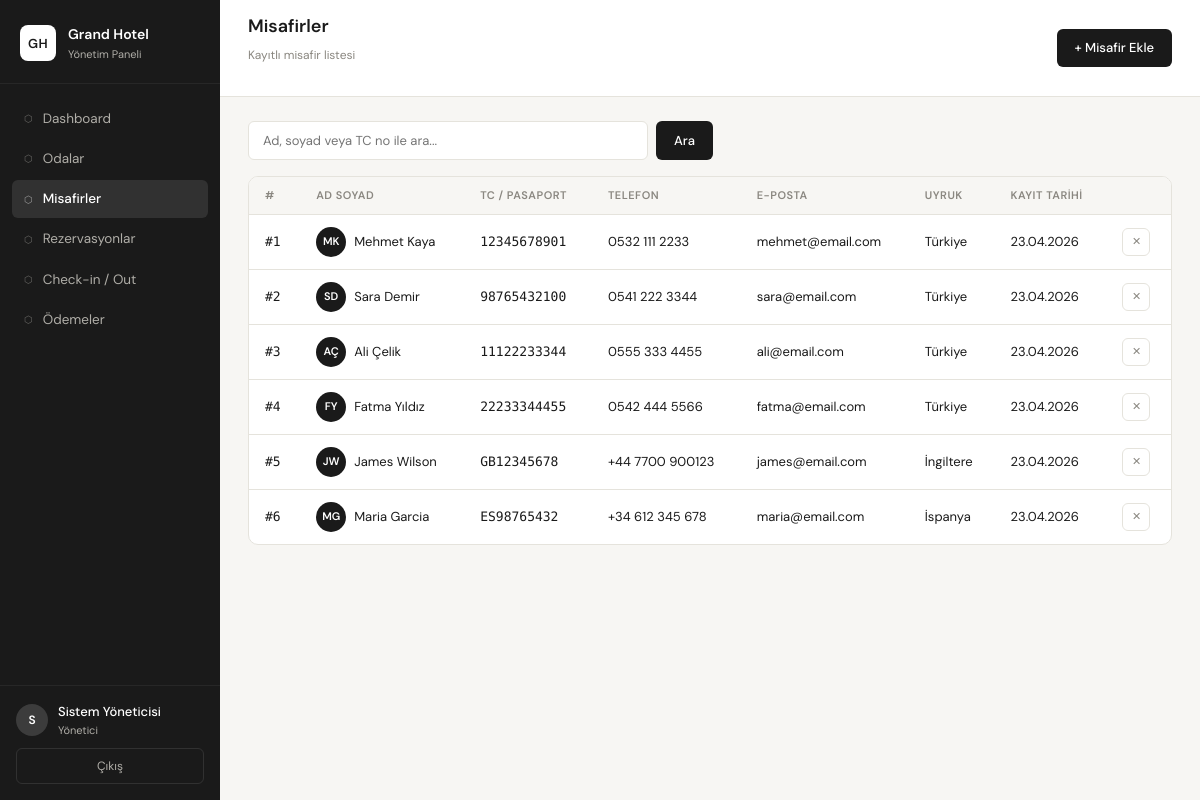
Screenshot of /guests (signed in) with the database file from the repository.
### app.py (models this page shows)
class Guest(db.Model):
    id = db.Column(db.Integer, primary_key=True)
    first_name = db.Column(db.String(50), nullable=False)
    last_name = db.Column(db.String(50), nullable=False)
    id_number = db.Column(db.String(20))
    phone = db.Column(db.String(20))
    email = db.Column(db.String(100))
    nationality = db.Column(db.String(50))
    created_at = db.Column(db.DateTime, default=datetime.utcnow)

### app.py (the view, shortened to what this page needs)
@app.route('/guests', methods=['GET', 'POST'])
@login_required
def guests():
    search = request.args.get('search', '')
    if search:
        all_guests = Guest.query.filter(
            (Guest.first_name.ilike(f'%{search}%')) |
            (Guest.last_name.ilike(f'%{search}%')) |
            (Guest.id_number.ilike(f'%{search}%'))
        ).all()
    else:
        all_guests = Guest.query.order_by(Guest.created_at.desc()).all()
    return render_template('guests.html', guests=all_guests, search=search)

### app.py (called while the page is built)
def login_required(f):
    from functools import wraps
    @wraps(f)
    def decorated(*args, **kwargs):
        if 'user_id' not in session:
            return redirect(url_for('login'))
        return f(*args, **kwargs)
    return decorated

### templates/guests.html (shortened to what this page needs)
{% extends "base.html" %}
{% block page_title %}Misafirler{% endblock %}
{% block page_sub %}Kayıtlı misafir listesi{% endblock %}
{% block topbar_right %}
<button class="btn-primary-custom" onclick="openModal('addGuestModal')">+ Misafir Ekle</button>
{% endblock %}
{% block content %}
<form method="GET" action="{{ url_for('guests') }}" class="search-bar">
  <input type="text" name="search" value="{{ search }}" placeholder="Ad, soyad veya TC no ile ara..." class="search-input">
  <button type="submit" class="btn-primary-custom">Ara</button>
</form>
<div class="card-section">
  <div class="table-wrapper">
    <table class="data-table">
      <thead>
        <tr>
          <th>#</th>
          <th>Ad Soyad</th>
          <th>TC / Pasaport</th>
          <th>Telefon</th>
          <th>E-posta</th>
          <th>Uyruk</th>
          <th>Kayıt Tarihi</th>
          <th></th>
        </tr>
      </thead>
      <tbody>
        {% for guest in guests %}
        <tr>
          <td class="mono">#{{ guest.id }}</td>
          <td>
            <div class="guest-name-cell">
              <div class="guest-avatar">{{ guest.first_name[0] }}{{ guest.last_name[0] }}</div>
              {{ guest.first_name }} {{ guest.last_name }}
            </div>
          </td>
          <td class="mono">{{ guest.id_number or '—' }}</td>
          <td>{{ guest.phone or '—' }}</td>
          <td>{{ guest.email or '—' }}</td>
          <td>{{ guest.nationality or '—' }}</td>
          <td>{{ guest.created_at.strftime('%d.%m.%Y') }}</td>
          <td>
            <form method="POST" action="{{ url_for('delete_guest', guest_id=guest.id) }}"
                  onsubmit="return confirm('Bu misafiri silmek istediğinize emin misiniz?')">
              <button type="submit" class="btn-icon-danger">✕</button>
            </form>
          </td>
        </tr>
        {% else %}
        <tr>
          <td colspan="8" style="text-align:center; padding: 32px; color: var(--text-muted);">
            {% if search %}Arama sonucu bulunamadı.{% else %}Henüz misafir kaydı yok.{% endif %}
          </td>
        </tr>
        {% endfor %}
      </tbody>
    </table>
  </div>
</div>
{% endblock %}

### static/css/style.css (style rules this page uses)
:root { --bg: #F7F6F3; --bg-card: #FFFFFF; --bg-sidebar: #1A1A1A; --bg-hover: #F0EEE9; --border: #E5E3DC; --border-strong: #C8C5BC; --text: #1A1A1A; --text-muted: #8A8780; --text-sidebar: #B0AEA8; --accent: #1A1A1A; --accent-blue: #1A5FBF; --accent-green: #1A7A4A; --accent-amber: #C06010; --accent-red: #B82020; --blue-bg: #EBF2FB; --green-bg: #E8F5ED; --amber-bg: #FBF0E6; --red-bg: #FBEBEB; --gray-bg: #F1EFE8; --radius: 10px; --radius-sm: 6px; --radius-lg: 14px; --shadow: 0 1px 3px rgba(0,0,0,0.08); --font: 'DM Sans', system-ui, sans-serif; --mono: 'DM Mono', monospace; }
*, *::before, *::after { box-sizing: border-box; margin: 0; padding: 0; }
body { font-family: var(--font); background: var(--bg); color: var(--text); font-size: 14px; line-height: 1.5; -webkit-font-smoothing: antialiased; }
.card-section { background: var(--bg-card); border: 1px solid var(--border); border-radius: var(--radius); margin-bottom: 20px; overflow: hidden; }
.table-wrapper { overflow-x: auto; }
.data-table { width: 100%; border-collapse: collapse; }
.data-table th { padding: 10px 16px; text-align: left; font-size: 11px; font-weight: 600; color: var(--text-muted); text-transform: uppercase; letter-spacing: 0.5px; background: var(--bg); border-bottom: 1px solid var(--border); }
.data-table td { padding: 12px 16px; font-size: 13px; border-bottom: 1px solid var(--border); color: var(--text); }
.data-table tr:last-child td { border-bottom: none; }
.mono { font-family: var(--mono); font-size: 12px; }
.guest-name-cell { display: flex; align-items: center; gap: 8px; }
.guest-avatar { width: 30px; height: 30px; border-radius: 50%; background: var(--bg-sidebar); color: #FFFFFF; display: flex; align-items: center; justify-content: center; font-size: 11px; font-weight: 600; flex-shrink: 0; text-transform: uppercase; }
.search-bar { display: flex; gap: 8px; margin-bottom: 16px; }
.search-input { flex: 1; max-width: 400px; padding: 9px 14px; border: 1px solid var(--border); border-radius: var(--radius-sm); font-size: 13px; font-family: var(--font); background: var(--bg-card); color: var(--text); outline: none; transition: border 0.15s; }
.btn-primary-custom { padding: 9px 18px; background: var(--bg-sidebar); color: #FFFFFF; border: none; border-radius: var(--radius-sm); font-size: 13px; font-family: var(--font); font-weight: 500; cursor: pointer; transition: background 0.15s; }
.btn-icon-danger { width: 28px; height: 28px; border: 1px solid var(--border); border-radius: var(--radius-sm); background: transparent; color: var(--text-muted); cursor: pointer; font-size: 11px; transition: all 0.15s; }

### rows the page displays
Guest: id "1", first_name "M", last_name "K", first_name "Mehmet", last_name "Kaya", id_number "12345678901", phone "0532 111 2233", email "mehmet@email.com", nationality "Türkiye", created_at "23.04.2026"
Guest: id "2", first_name "S", last_name "D", first_name "Sara", last_name "Demir", id_number "98765432100", phone "0541 222 3344", email "sara@email.com", nationality "Türkiye", created_at "23.04.2026"
Guest: id "3", first_name "A", last_name "Ç", first_name "Ali", last_name "Çelik", id_number "11122233344", phone "0555 333 4455", email "ali@email.com", nationality "Türkiye", created_at "23.04.2026"
Guest: id "4", first_name "F", last_name "Y", first_name "Fatma", last_name "Yıldız", id_number "22233344455", phone "0542 444 5566", email "fatma@email.com", nationality "Türkiye", created_at "23.04.2026"
Guest: id "5", first_name "J", last_name "W", first_name "James", last_name "Wilson", id_number "GB12345678", phone "+44 7700 900123", email "james@email.com", nationality "İngiltere", created_at "23.04.2026"
Guest: id "6", first_name "M", last_name "G", first_name "Maria", last_name "Garcia", id_number "ES98765432", phone "+34 612 345 678", email "maria@email.com", nationality "İspanya", created_at "23.04.2026"

### other values shown
{{ session.full_name[0] if session.full_name else 'U' }} "S"
{{ session.full_name }} "Sistem Yöneticisi"
